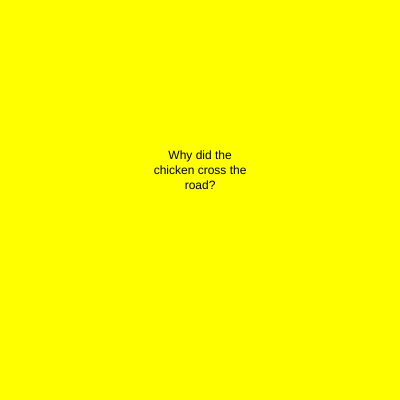
Frame 1 (no input)
Frame 60 (no input): identical to frame 1, image omitted
Frame 120 (the mouse pressed at the canvas centre since frame 60): identical to frame 1, image omitted

The p5.js sketch that drew this single still picture (run headless with seeded random() and noise() and a simulated clock; from frame 60 on, the mouse is pressed at the canvas centre):

// p5.js sketch
// ── sketch.js
let myState = 0;
let timer = 0;

function setup() {
  createCanvas(400, 400);
  textAlign(CENTER);
  rectMode(CENTER);
}

function draw() {
  timer++ ;
  if(timer > 2*60) {
    timer = 0 ;
    myState++ ;
    if (myState > 1) {
      myState = 0 ;
    }
  }

  background(100);

  switch (myState) {

    case 0:
      background('yellow');
      fill('black');
      textSize('38');
      text("Why did the chicken cross the road?", width/2, height/2, 100, 100);

      break;

    case 1:
      background('red');
      fill('black');
      textSize('32');
      text("To get to the other side!!", width/2, height/2, 100, 100);
      break;

  }
}
